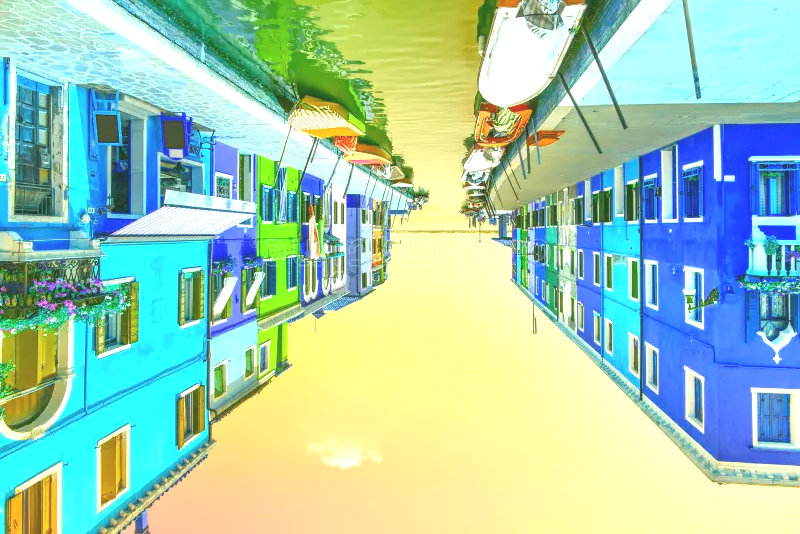
#> input picture ImageReparation/ImageReparation/data/broken_image.png, 800 x 534 px
$ python zadatak_02.py
#> lines starting #> are read from the running program, lines starting #| are printed output that depends on the picture
from PIL import Image
import numpy as np
import matplotlib.pyplot as plt

# 1. Učitaj sliku
img = Image.open("data/broken_image.png")
#> img is the input picture: PIL image 800x534 RGB; mean R, G, B 162.6, 204.4, 179.5
arr = np.array(img)

# 2. Rotiraj za 180°
arr_rotated = np.rot90(arr, k=2)
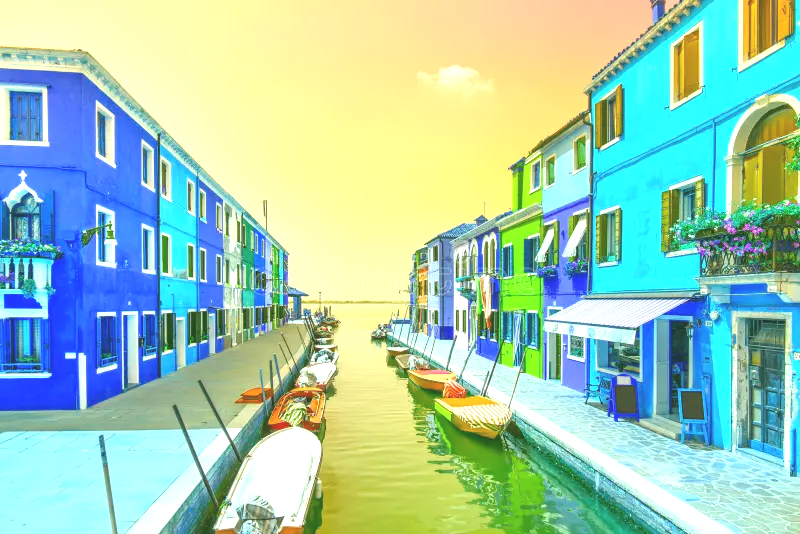
#> arr_rotated: shape (534, 800, 3); mean R, G, B 162.6, 204.4, 179.5

# 3. Zamijeni R i B kanal slicingom (RGB -> BGR -> ponovo RGB)
arr_fixed = arr_rotated[:, :, ::-1]

# 4. Prikaži
plt.imshow(arr_fixed)
plt.title("Ispravljena slika")
plt.axis("off")
plt.show()
